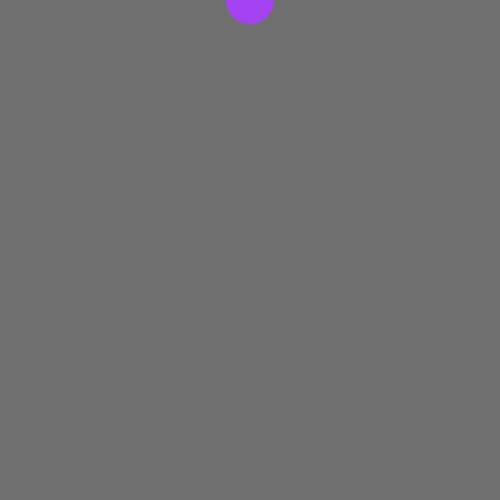
Frame 1 (no input)
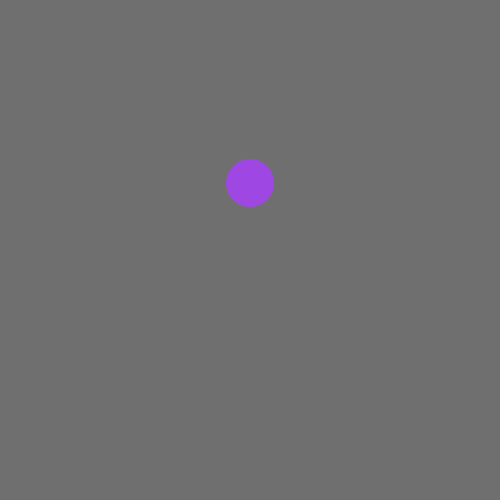
Frame 60 (the mouse pressed at the canvas centre just before this capture)
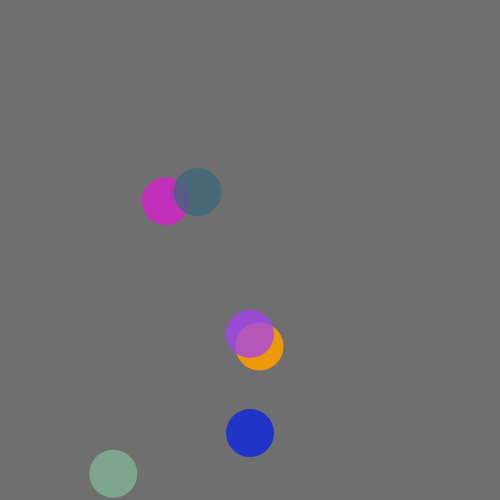
Frame 120 (the mouse held since frame 60 and released just before this capture)

The Processing sketch that drew these frames (run headless with seeded random() and noise(); from frame 60 on, the mouse is pressed at the canvas centre):

// Processing sketch: processing_48231
// ── processing_48231.pde



// from http://processing.org/learning/topics/arraylistclass.html
// with fading!!!!!!!!!!!


ArrayList balls;
int ballWidth = 48;

// =====================================================================

void setup() {

  size(500, 500);
  // size(screen.width, screen.height);  

  smooth();
  noStroke();

  // Create an empty ArrayList
  balls = new ArrayList();

  // Start by adding one element
  balls.add(new Ball(width/2, 0, ballWidth, color (random(0, 255), random(0, 255), random(0, 255))));
}

void draw() {
  // delete
  background(111);
  // maybe add new Ball 
  if (random (0, 1000)>940) {
    // A new ball object is added to the ArrayList (by default to the end)
    balls.add(new Ball(random(width), random(-400, height), ballWidth, color (random(0, 255), random(0, 255), random(0, 255))));
  }
  // With an array, we say balls.length, with an ArrayList, we say balls.size()
  // The length of an ArrayList is dynamic
  // Notice how we are looping through the ArrayList backwards
  // This is because we are deleting elements from the list  
  for (int i = balls.size()-1; i >= 0; i--) { 
    // An ArrayList doesn't know what it is storing so we have to cast the object coming out
    Ball ball = (Ball) balls.get(i);
    ball.move();
    ball.diminish();    
    ball.display();
    // maybe kill it 
    if (ball.finished()) {
      // Items can be deleted with remove()
      balls.remove(i);
    } // if
    if (ball.finishedByOpacity () ) {
      // Items can be deleted with remove()
      balls.remove(i);
    } // if
  }
}

// =====================================================================

void mousePressed() {
  // A new ball object is added to the ArrayList (by default to the end)
  balls.add(new Ball(mouseX, mouseY, ballWidth, 
  color (random(0, 255), random(0, 255), random(0, 255))));
}


// =====================================================================
// Simple bouncing ball class

class Ball {

  float x;
  float y;
  color myColor; 
  float speed;
  float gravity;
  float opacity;
  float w;
  float life = 255;

  Ball(float tempX, float tempY, float tempW, color tempmyColor1) {
    x = tempX;
    y = tempY;
    w = tempW;

    myColor=tempmyColor1; 

    speed = 0;
    gravity = 0.1;
    opacity=255;   // opacity
  }

  void move() {
    // Add gravity to speed
    speed = speed + gravity;
    // Add speed to y location
    y = y + speed;
    // If square reaches the bottom
    // Reverse speed
    if (y >= height-19) {
      // Dampening
      speed = speed * -0.8;
      y = height-19;
    }
  }

  boolean finished() {
    // Balls fade out
    // life--;
    if (life < 0) {
      return true;
    } 
    else {
      return false;
    }
  }

  boolean finishedByOpacity () {     
    if (opacity<=0) {
      return true;
    } 
    else {
      return false;
    }
  }// func 

  void display() {
    // Display the circle
    //fill(0, life);
    fill(myColor, opacity); 
    //stroke(0,life);
    ellipse(x, y, w, w);
  }

  void diminish() {
    opacity = opacity-0.5;
  } // func
} // class 

// =====================================================================

// Processing was initiated by Ben Fry and Casey Reas
